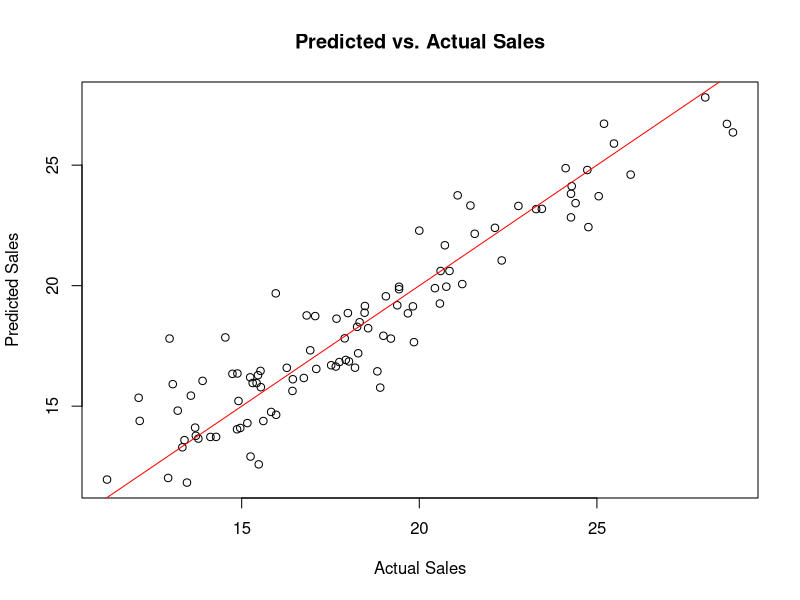
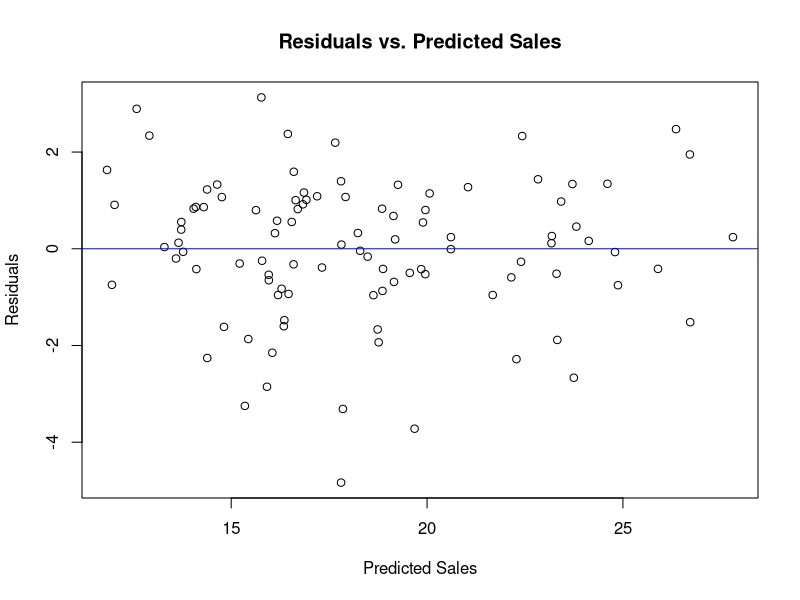
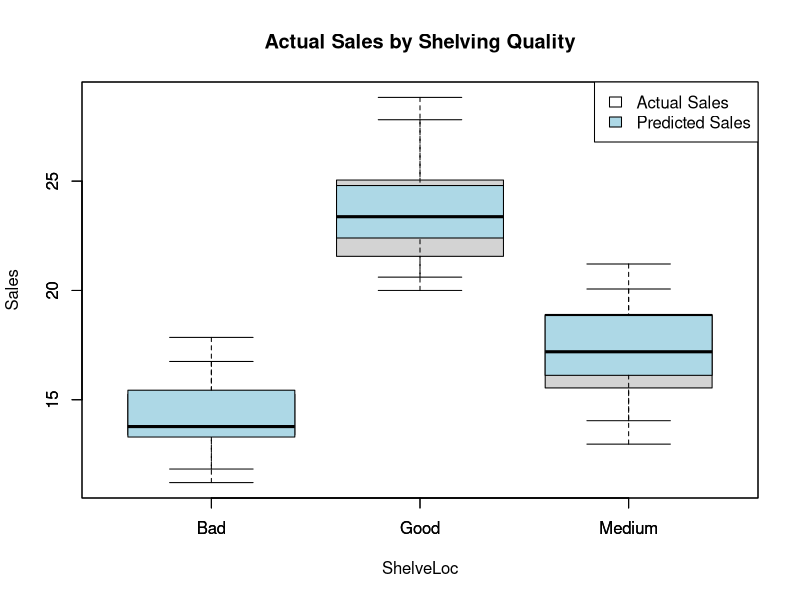

Recreate these plots in R, in order.
## ---- chunk 1
library(MASS)
library(leaps)
Car_seat_data <- read.csv("./carseat.csv")
set.seed(30012)
## ---- chunk 2
trainRec <- sort(sample(1:nrow(Car_seat_data), size = 400))
testRec <- setdiff(1:nrow(Car_seat_data), trainRec)
trainSeat <- Car_seat_data[trainRec, ]
testSeat <- Car_seat_data[testRec, ]

print(dim(trainSeat))
print(dim(testSeat))
## ---- chunk 3
full_model <- lm(Sales ~ ., data = trainSeat)


forward_model <- step(lm(Sales ~ 1, data = trainSeat), scope = formula(full_model), direction = "forward")
summary(forward_model)


backward_model <- step(full_model, direction = "backward")
summary(backward_model)


best_subset <- regsubsets(Sales ~ ., data = trainSeat, nvmax = ncol(trainSeat) - 1)
best_subset_summary <- summary(best_subset)
optimal_model_size <- which.min(best_subset_summary$bic)
best_model_coefficients <- coef(best_subset, optimal_model_size)


forward_model_bic <- step(lm(Sales ~ 1, data = trainSeat), scope = formula(full_model), direction = "forward", k = log(nrow(trainSeat)))
summary(forward_model_bic)


backward_model_bic <- step(full_model, direction = "backward", k = log(nrow(trainSeat)))
summary(backward_model_bic)


best_subset_bic <- regsubsets(Sales ~ ., data = trainSeat, nvmax = ncol(trainSeat) - 1)
best_subset_bic_summary <- summary(best_subset_bic)
optimal_bic_model_size <- which.min(best_subset_bic_summary$bic)
best_bic_model_coefficients <- coef(best_subset_bic, optimal_bic_model_size)
## ---- chunk 4
Model_4 <- lm(Sales ~ Price + Education + Advertising + ShelveLoc, data = trainSeat)

test_predictions <- predict(Model_4, newdata = testSeat)

plot(testSeat$Sales, test_predictions, 
     xlab = "Actual Sales", ylab = "Predicted Sales",
     main = "Predicted vs. Actual Sales")
abline(0, 1, col = "red")

residuals <- testSeat$Sales - test_predictions

plot(test_predictions, residuals,
     xlab = "Predicted Sales", ylab = "Residuals",
     main = "Residuals vs. Predicted Sales")
abline(h = 0, col = "blue")

rmse <- sqrt(mean(residuals^2))
cat("Root Mean Squared Error (RMSE):", rmse, "\n")

testSeat$Predicted_Sales <- test_predictions

boxplot(Sales ~ ShelveLoc, data = testSeat, main = "Actual Sales by Shelving Quality")
boxplot(Predicted_Sales ~ ShelveLoc, data = testSeat, col = "lightblue", add = TRUE)
legend("topright", legend = c("Actual Sales", "Predicted Sales"), fill = c("white", "lightblue"))
